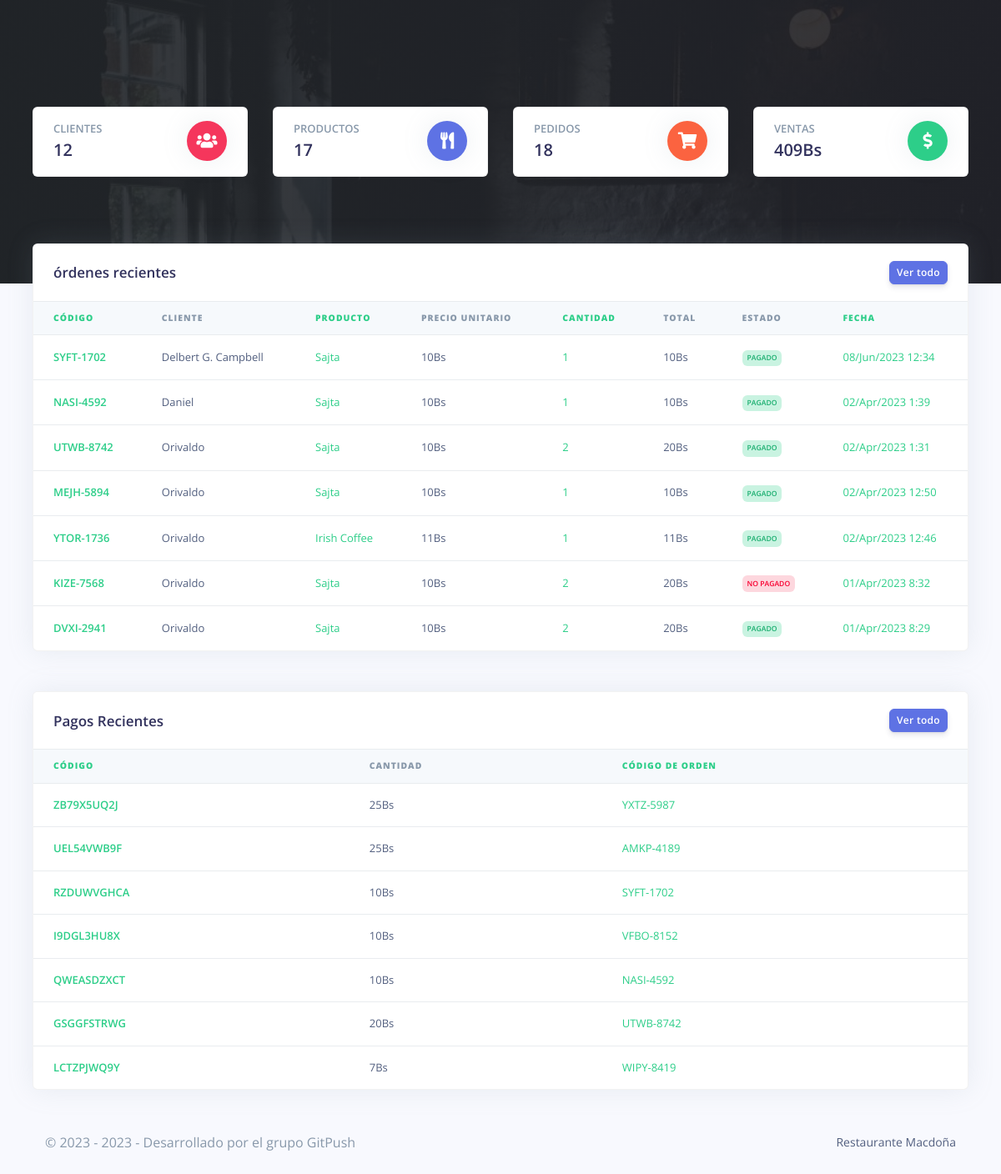
/Restro/admin/dashboard.php (signed in), run on an earlier commit of the app's database.
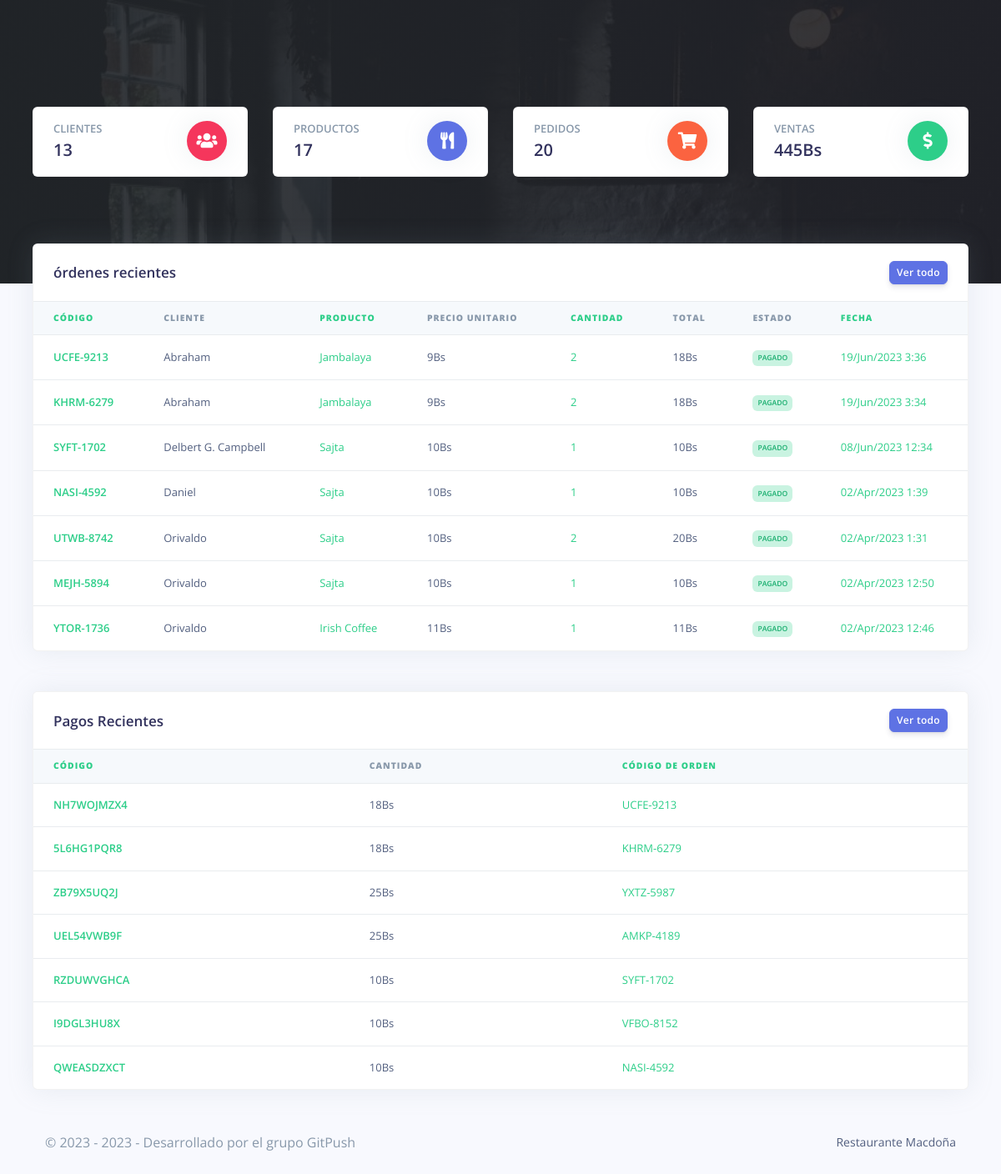
And on a later commit of the database.
### tables this page shows
CREATE TABLE `rpos_pedidos` (
  `pedido_id` varchar(200) NOT NULL,
  `pedido_code` varchar(200) NOT NULL,
  `cliente_id` varchar(200) NOT NULL,
  `cliente_nombre` varchar(200) NOT NULL,
  `prod_id` varchar(200) NOT NULL,
  `prod_nombre` varchar(200) NOT NULL,
  `prod_precio` varchar(200) NOT NULL,
  `prod_cant` varchar(200) NOT NULL,
  `pedido_status` varchar(200) NOT NULL,
  `created_at` timestamp(6) NOT NULL DEFAULT current_timestamp(6) ON UPDATE current_timestamp(6)
);

CREATE TABLE `rpos_pagos` (
  `pago_id` varchar(200) NOT NULL,
  `pago_code` varchar(200) NOT NULL,
  `pedido_code` varchar(200) NOT NULL,
  `cliente_id` varchar(200) NOT NULL,
  `pago_monto` varchar(200) NOT NULL,
  `pago_metodo` varchar(200) NOT NULL,
  `created_at` timestamp(6) NOT NULL DEFAULT current_timestamp(6) ON UPDATE current_timestamp(6)
);

### Restro/admin/partials/_analytics.php (called while the page is built, shortened)
<?php
$query = "SELECT COUNT(*) FROM `rpos_clientes` ";
$stmt = $mysqli->prepare($query);
$stmt->execute();
$stmt->bind_result($customers);
$query = "SELECT COUNT(*) FROM `rpos_pedidos` ";
$stmt = $mysqli->prepare($query);
$stmt->execute();
$stmt->bind_result($orders);
$query = "SELECT SUM(pago_monto) FROM `rpos_pagos` ";
$stmt = $mysqli->prepare($query);
$stmt->execute();
$stmt->bind_result($sales);

### Restro/admin/dashboard.php (the view, shortened to what the changed rows need)
<?php
include('config/config.php');
require_once('partials/_head.php');
require_once('partials/_analytics.php');
?>
<body>
  <div class="main-content">
    <div style="background-image: url(assets/img/theme/restro00.jpg); background-size: cover;" class="header  pb-8 pt-5 pt-md-8">
      <div class="container-fluid">
        <div class="header-body">
          <div class="row">
            <div class="col-xl-3 col-lg-6">
              <div class="card card-stats mb-4 mb-xl-0">
                <div class="card-body">
                  <div class="row">
                    <div class="col">
                      <h5 class="card-title text-uppercase text-muted mb-0">Clientes</h5>
                      <span class="h2 font-weight-bold mb-0"><?php echo $customers; ?></span>
                    </div>
                  </div>
                </div>
              </div>
            </div>
            <div class="col-xl-3 col-lg-6">
              <div class="card card-stats mb-4 mb-xl-0">
                <div class="card-body">
                  <div class="row">
                    <div class="col">
                      <h5 class="card-title text-uppercase text-muted mb-0">Pedidos</h5>
                      <span class="h2 font-weight-bold mb-0"><?php echo $orders; ?></span>
                    </div>
                  </div>
                </div>
              </div>
            </div>
            <div class="col-xl-3 col-lg-6">
              <div class="card card-stats mb-4 mb-xl-0">
                <div class="card-body">
                  <div class="row">
                    <div class="col">
                      <h5 class="card-title text-uppercase text-muted mb-0">Ventas</h5>
                      <span class="h2 font-weight-bold mb-0"><?php echo $sales; ?>Bs</span>
                    </div>
                  </div>
                </div>
              </div>
            </div>
          </div>
        </div>
      </div>
    </div>
    <div class="container-fluid mt--7">
      <div class="row mt-5">
        <div class="col-xl-12 mb-5 mb-xl-0">
          <div class="card shadow">
            <div class="table-responsive">
              <table class="table align-items-center table-flush">
                <thead class="thead-light">
                  <tr>
                    <th class="text-success" scope="col"><b>CÓDIGO</b></th>
                    <th scope="col"><b>CLIENTE</b></th>
                    <th class="text-success" scope="col"><b>PRODUCTO</b></th>
                    <th scope="col"><b>PRECIO UNITARIO</b></th>
                    <th class="text-success" scope="col"><b>CANTIDAD</b></th>
                    <th scope="col"><b>Total</b></th>
                    <th scop="col"><b>ESTADO</b></th>
                    <th class="text-success" scope="col"><b>FECHA</b></th>
                  </tr>
                </thead>
                <tbody>
                  <?php
                  $ret = "SELECT * FROM  rpos_pedidos ORDER BY `rpos_pedidos`.`created_at` DESC LIMIT 7 ";
                  $stmt = $mysqli->prepare($ret);
                  $stmt->execute();
                  $res = $stmt->get_result();
                  while ($order = $res->fetch_object()) {
                    $total = ($order->prod_precio * $order->prod_cant);
                  ?>
                    <tr>
                      <th class="text-success" scope="row"><?php echo $order->pedido_code; ?></th>
                      <td><?php echo $order->cliente_nombre; ?></td>
                      <td class="text-success"><?php echo $order->prod_nombre; ?></td>
                      <td><?php echo $order->prod_precio; ?>Bs</td>
                      <td class="text-success"><?php echo $order->prod_cant; ?></td>
                      <td><?php echo $total; ?>Bs</td>
                      <td><?php if ($order->pedido_status == '') {
                            echo "<span class='badge badge-danger'>No Pagado</span>";
                          } else {
                            echo "<span class='badge badge-success'>$order->pedido_status</span>";
                          } ?></td>
                      <td class="text-success"><?php echo date('d/M/Y g:i', strtotime($order->created_at)); ?></td>
                    </tr>
                  <?php } ?>
                </tbody>
              </table>
            </div>
          </div>
        </div>
      </div>
      <div class="row mt-5">
        <div class="col-xl-12">
          <div class="card shadow">
            <div class="table-responsive">
              <table class="table align-items-center table-flush">
                <thead class="thead-light">
                  <tr>
                    <th class="text-success" scope="col"><b>CÓDIGO</b></th>
                    <th scope="col"><b>CANTIDAD</b></th>
                    <th class='text-success' scope="col"><b>CÓDIGO DE ORDEN</b></th>
                  </tr>
                </thead>
                <tbody>
                  <?php
                  $ret = "SELECT * FROM   rpos_pagos   ORDER BY `rpos_pagos`.`created_at` DESC LIMIT 7 ";
                  $stmt = $mysqli->prepare($ret);
                  $stmt->execute();
                  $res = $stmt->get_result();
                  while ($payment = $res->fetch_object()) {
                  ?>
                    <tr>
                      <th class="text-success" scope="row">
                        <?php echo $payment->pago_code; ?>
                      </th>
                      <td>
                        <?php echo $payment->pago_monto; ?>Bs
                      </td>
                      <td class='text-success'>
                        <?php echo $payment->pedido_code; ?>
                      </td>
                    </tr>
                  <?php } ?>
                </tbody>
              </table>
            </div>
          </div>
        </div>
      </div>
    </div>
  </div>
</body>
</html>

What changed in the data, as far as the page shows it:
no longer on this page (row unchanged): rpos_pedidos: pedido_code "KIZE-7568", cliente_nombre "Orivaldo", prod_nombre "Sajta", prod_precio "10", prod_cant "2", total "20", pedido_status "NO PAGADO", created_at "01/Apr/2023 8:32"
no longer on this page (row unchanged): rpos_pedidos: pedido_code "DVXI-2941", cliente_nombre "Orivaldo", prod_nombre "Sajta", prod_precio "10", prod_cant "2", total "20", pedido_status "PAGADO", created_at "01/Apr/2023 8:29"
no longer on this page (row unchanged): rpos_pagos: pago_code "GSGGFSTRWG", pago_monto "20", pedido_code "UTWB-8742"
no longer on this page (row unchanged): rpos_pagos: pago_code "LCTZPJWQ9Y", pago_monto "7", pedido_code "WIPY-8419"
added rpos_pedidos: pedido_code "UCFE-9213", cliente_nombre "Abraham", prod_nombre "Jambalaya", prod_precio "9", prod_cant "2", total "18", pedido_status "PAGADO", created_at "19/Jun/2023 3:36"
added rpos_pedidos: pedido_code "KHRM-6279", cliente_nombre "Abraham", prod_nombre "Jambalaya", prod_precio "9", prod_cant "2", total "18", pedido_status "PAGADO", created_at "19/Jun/2023 3:34"
added rpos_pagos: pago_code "NH7WOJMZX4", pago_monto "18", pedido_code "UCFE-9213"
added rpos_pagos: pago_code "5L6HG1PQR8", pago_monto "18", pedido_code "KHRM-6279"
Also different on the page:
$customers: "12" → "13"
$orders: "18" → "20"
$sales: "409" → "445"
